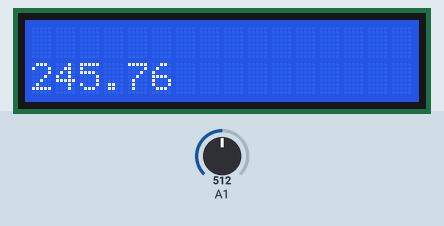
The sketch below on a simulated Arduino Uno, built with avr-gcc and run on an emulated ATmega328P. On the bench: 16×2 character LCD. The test bench sets the inputs (shaded band); at power-on: A1 = 512.

Above: at 1.2 s.
1.3 s: A1 set to 716
At 1.9 s:
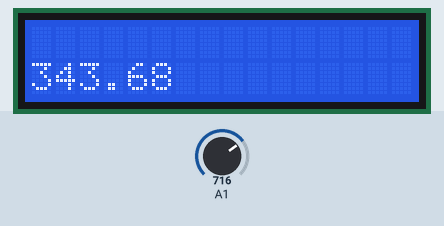
2.8 s: A1 set to 900
At 4.0 s:
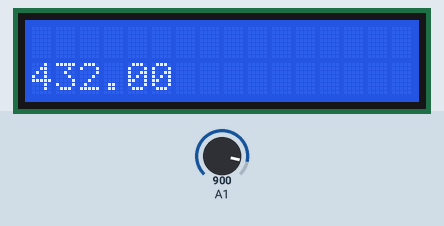
4.3 s: A1 set to 1023
At 5.4 s:
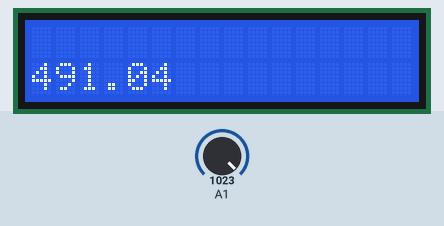
Timing chart, 0 to 7.3 s (numbered marks = the images above; inputs shaded):
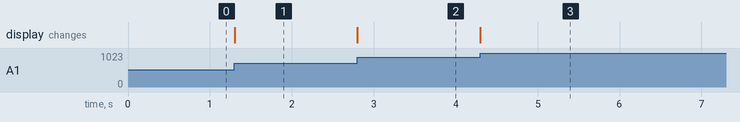

Measured:
- after the input at 1.3 s, the display: changes at once (image 1)
- after the input at 2.8 s, the display: changes at once (image 2)
- after the input at 4.3 s, the display: changes at once (image 3)

The sketch:

temperatureSensor.ino
```cpp
//Program to display temperature in LCD display using Arduino

#include<LiquidCrystal.h>
float x;
LiquidCrystal lcd(11,12,4,5,6,7);
void setup() {
  // put your setup code here, to run once:
  lcd.begin(16,2);
  pinMode(A1,INPUT);
 }

void loop() {
  // put your main code here, to run repeatedly:
  lcd.setCursor(0,1);
  x=analogRead(A1);
  x=x*0.48;
  lcd.print(x);
}
```
